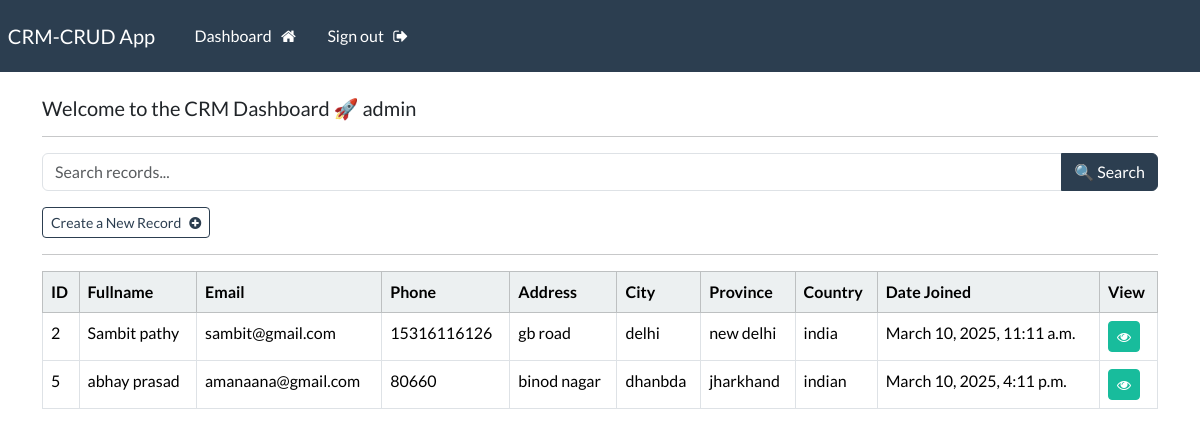
The page /dashboard (signed in) on the database its author committed.
### webapp/models.py (models this page shows, shortened)
class Record(models.Model):
    creation_date=models.DateTimeField(auto_now_add=True)
    first_name = models.CharField(max_length=100)
    last_name = models.CharField(max_length=100)
    email = models.CharField(max_length=255)
    phone=models.CharField(max_length=20)
    address = models.CharField(max_length=300)
    city=models.CharField(max_length=50)
    province=models.CharField(max_length=50)
    country=models.CharField(max_length=200)

### webapp/views.py (the view)
# urls.py: path('dashboard',views.dashboard, name="dashboard"),
@login_required(login_url='my-login')
def dashboard(request):
    query = request.GET.get('search', '')  # Get search query from request
    if query:
        my_records = Record.objects.filter(
            Q(first_name__icontains=query) |
            Q(last_name__icontains=query) |
            Q(email__icontains=query) |
            Q(phone__icontains=query) |
            Q(city__icontains=query) |
            Q(country__icontains=query)
        )
    else:
        my_records = Record.objects.all()  # Show all records if no search query
    context = {'records': my_records, 'query': query}
    return render(request, 'webapp/dashboard.html', context=context)

### webapp/templates/webapp/dashboard.html
{% extends 'webapp/base.html' %}
{% block content %}
    <h5> Welcome to the CRM Dashboard 🚀 {{ user }} </h5>
    <hr>
    <form method="GET" action="{% url 'dashboard' %}" class="mb-3">
        <div class="input-group">
            <input type="text" name="search" class="form-control" placeholder="Search records..." value="{{ query }}">
            <button type="submit" class="btn btn-primary">🔍 Search</button>
        </div>
    </form>
    <a class="btn btn-outline-primary btn-sm" href="{% url 'create-record' %}">
        Create a New Record &nbsp; <i class="fa fa-plus-circle" aria-hidden="true"></i>
    </a>
    <hr>
    <table class="table table-hover table-bordered">
        <thead class="table-light">
            <tr>
                <th scope="col">ID</th>
                <th scope="col">Fullname</th>
                <th scope="col">Email</th>
                <th scope="col">Phone</th>
                <th scope="col">Address</th>
                <th scope="col">City</th>
                <th scope="col">Province</th>
                <th scope="col">Country</th>
                <th scope="col">Date Joined</th>
                <th scope="col">View</th>
            </tr>
        </thead>
        <tbody>
            {% if records %}
                {% for record in records %}
                    <tr>
                        <td>{{ record.id }}</td>
                        <td>{{ record.first_name }} {{ record.last_name }}</td>
                        <td>{{ record.email }}</td>
                        <td>{{ record.phone }}</td>
                        <td>{{ record.address }}</td>
                        <td>{{ record.city }}</td>
                        <td>{{ record.province }}</td>
                        <td>{{ record.country }}</td>
                        <td>{{ record.creation_date }}</td>
                        <td><a class="btn btn-success btn-sm" href="{% url 'record' record.id %}">  <i class="fa fa-eye" aria-hidden="true"></i></a></td>
                    </tr>
                {% endfor %}
            {% else %}
                <tr>
                    <td colspan="10" class="text-center">No records found.</td>
                </tr>
            {% endif %}
        </tbody>
    </table>
{% endblock %}

### webapp/templates/webapp/base.html (shortened to what this page needs)
{% load static %}
<!doctype html>
<html>
    <head>
        <link rel="stylesheet" type="text/css" href="https://bootswatch.com/5/flatly/bootstrap.min.css">
        <link rel="stylesheet" type="text/css" href="{% static 'css/styles.css'%}">
        <link rel="stylesheet" href="https://cdnjs.cloudflare.com/ajax/libs/font-awesome/4.7.0/css/font-awesome.min.css">
    </head>
    <body>
             {% include 'webapp/navbar.html'%}
        <div class ="container">
            <br>
            {% block content %}
            {% endblock %}
        </div>
        <script src="https://cdn.jsdelivr.net/npm/bootstrap@4.4.1/dist/js/bootstrap.min.js"></script></body>
</html>

### webapp/templates/webapp/navbar.html (shortened to what this page needs)
<nav class="navbar navbar-expand-lg navbar-dark bg-primary justify-content-center">
    <a class="navbar-brand main-heading" href="{% url '' %}">
      &nbsp; CRM-CRUD App
    </a>
      <div class="collapse navbar-collapse text-center" id="navbarNavDropdown">
        <ul class="navbar-nav mr-auto">
          {% if user.is_authenticated %}
            <li class="nav-item">
              <a class="nav-link" href="{% url 'dashboard' %}">Dashboard &nbsp; <i class="fa fa-home" aria-hidden="true"></i> </a>
            </li>
            <li class="nav-item">
              <a class="nav-link" href="{% url 'user-logout' %}">Sign out &nbsp; <i class="fa fa-sign-out" aria-hidden="true"></i> </a>
            </li>
        </ul>
        {% endif %}
      </div>
  </nav>

### rows shown on the page
Record: id "2", first_name "Sambit", last_name "pathy", email "sambit@gmail.com", phone "15316116126", address "gb road", city "delhi", province "new delhi", country "india", creation_date "March 10, 2025, 11:11 a.m."
Record: id "5", first_name "abhay", last_name "prasad", email "amanaana@gmail.com", phone "80660", address "binod nagar", city "dhanbda", province "jharkhand", country "indian", creation_date "March 10, 2025, 4:11 p.m."

### other values the page prints
{{ user }} "admin"
